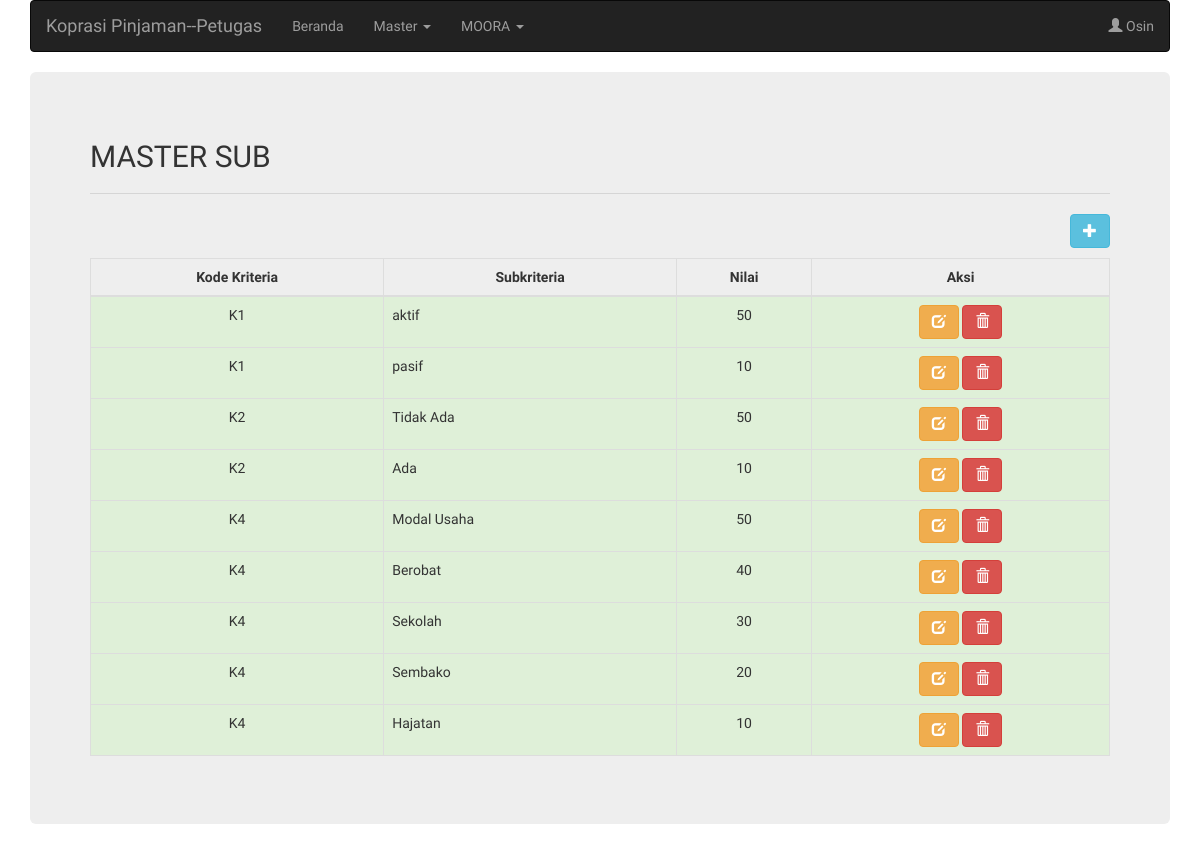
/halaman_petugas.php?page=master_sub (signed in), run on the app's committed database.
### tables this page shows
CREATE TABLE `user` (
  `id_anggota` int(11) NOT NULL,
  `nama` varchar(255) NOT NULL,
  `username` varchar(255) NOT NULL,
  `password` varchar(255) NOT NULL,
  `level` varchar(15) NOT NULL,
  `status` enum('aktif','pasif') NOT NULL
);

CREATE TABLE `tb_subkriteria` (
  `id` int(11) NOT NULL,
  `kode_kriteria` varchar(11) NOT NULL,
  `subkriteria` varchar(30) NOT NULL,
  `nilai` int(11) NOT NULL
);

### petugas/master_sub.php (the view, shortened to what this page needs)
<h2>MASTER SUB</h2>
<hr />
<button type="button" class="btn btn-info pull-right" style="margin-bottom: 10px" data-toggle="modal" data-target="#modalTambah">
  <span class="glyphicon glyphicon-plus"></span>
</button>
<table class="table table-bordered">
  <thead>
    <tr>
      <th class="text-center">Kode Kriteria</th>
      <th class="text-center">Subkriteria</th>
      <th class="text-center">Nilai</th>
      <th class="text-center">Aksi</th>
    </tr>
  </thead>
  <tbody>
    <?php
      $sqlKriteria = "SELECT * FROM tb_subkriteria";
      $queryKriteria = mysqli_query($koneksi, $sqlKriteria);
    ?>
    <?php while($listKriteria = mysqli_fetch_array($queryKriteria)){ ?>
      <tr class="success">
        <td class="text-center"><?php echo $listKriteria['kode_kriteria']; ?></td>
        <td><?php echo $listKriteria['subkriteria']; ?></td>
        <td class="text-center"><?php echo $listKriteria['nilai']; ?></td>
        <td class="text-center">
          <a
            href="javascript:;"
            data-toggle="modal" data-target="#"
            class="btn btn-warning">
              <span class="glyphicon glyphicon-edit"></span>
          </a>
          <a
            href="javascript:;"
            data-toggle="modal" data-target="#"
            class="btn btn-danger">
              <span class="glyphicon glyphicon-trash"></span>
          </a>
        </td>
      </tr>
    <?php } ?>
  </tbody>
</table>

### halaman_petugas.php (shortened to what this page needs)
<!DOCTYPE html>
<html lang="en">
<head>
  <link rel="stylesheet" href="https://maxcdn.bootstrapcdn.com/bootstrap/3.4.0/css/bootstrap.min.css">
</head>
<body style="font-family: 'Didact Gothic', sans-serif;">
  <?php include("koneksi.php"); ?>
  <?php
      $sqlAnggota = "SELECT * FROM user WHERE username = '".$_SESSION['username']."'";
      $queryAnggota = mysqli_query($koneksi, $sqlAnggota);
      $anggota = mysqli_fetch_array($queryAnggota);
  ?>
  <div class="container">
    <nav class="navbar navbar-inverse">
      <div class="container-fluid">
        <div class="navbar-header">
          <a class="navbar-brand" href="halaman_petugas.php?page=home">Koprasi Pinjaman--Petugas</a>
        </div>
        <ul class="nav navbar-nav">
          <li><a href="halaman_petugas.php?page=home">Beranda</a></li>
          <li class="dropdown">
            <a class="dropdown-toggle" data-toggle="dropdown" href="#">Master
            <span class="caret"></span></a>
          </li>
          <li class="dropdown">
            <a class="dropdown-toggle" data-toggle="dropdown" href="#">MOORA
            <span class="caret"></span></a>
          </li>
        </ul>
        <ul class="nav navbar-nav navbar-right">
          <li class="dropdown"><a class="dropdown-toggle" data-toggle="dropdown" href="#"><span class="glyphicon glyphicon-user"></span> <?php echo $anggota['nama']; ?></a>
          </li>
        </ul>
      </div>
    </nav>
    <div class="jumbotron">
      <?php
        if(isset($_GET['page'])){
          $page = $_GET['page'];
          switch ($page) {
            case 'master_sub':
              include "petugas/master_sub.php";
              break;
          }
        }else{
          include "petugas/home.php";
        }
       ?>
    </div>
  </div>
</body>
</html>

### data on the page
user: nama "Osin"
tb_subkriteria: kode_kriteria "K1", subkriteria "aktif", nilai "50"
tb_subkriteria: kode_kriteria "K1", subkriteria "pasif", nilai "10"
tb_subkriteria: kode_kriteria "K2", subkriteria "Tidak Ada", nilai "50"
tb_subkriteria: kode_kriteria "K2", subkriteria "Ada", nilai "10"
tb_subkriteria: kode_kriteria "K4", subkriteria "Modal Usaha", nilai "50"
tb_subkriteria: kode_kriteria "K4", subkriteria "Berobat", nilai "40"
tb_subkriteria: kode_kriteria "K4", subkriteria "Sekolah", nilai "30"
tb_subkriteria: kode_kriteria "K4", subkriteria "Sembako", nilai "20"
tb_subkriteria: kode_kriteria "K4", subkriteria "Hajatan", nilai "10"
